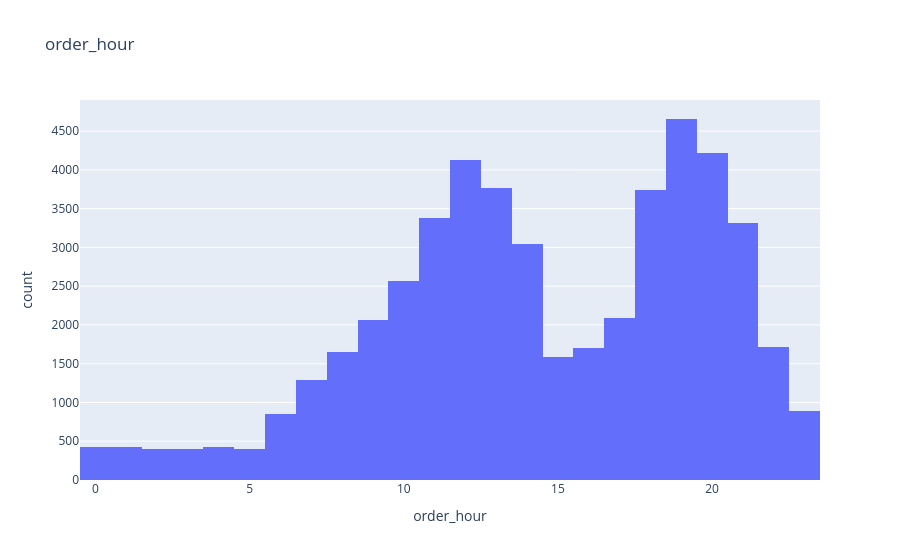
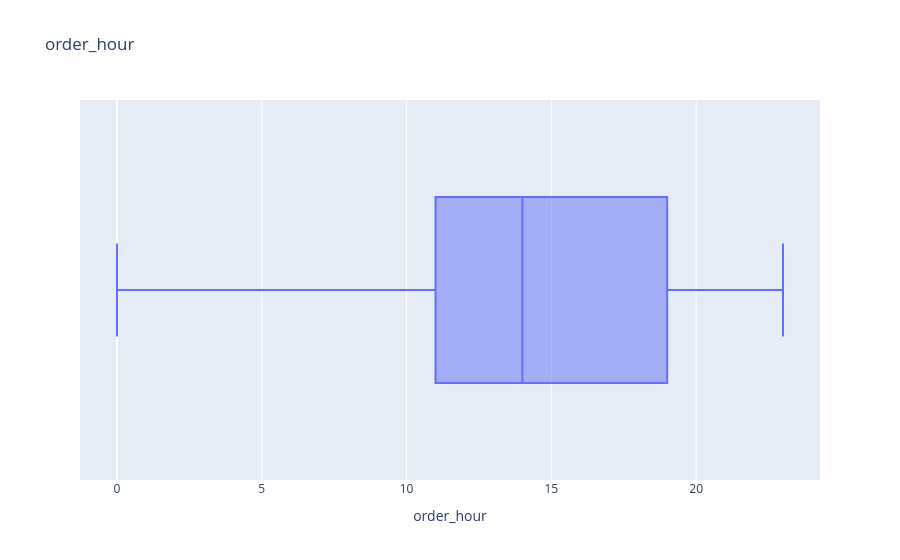
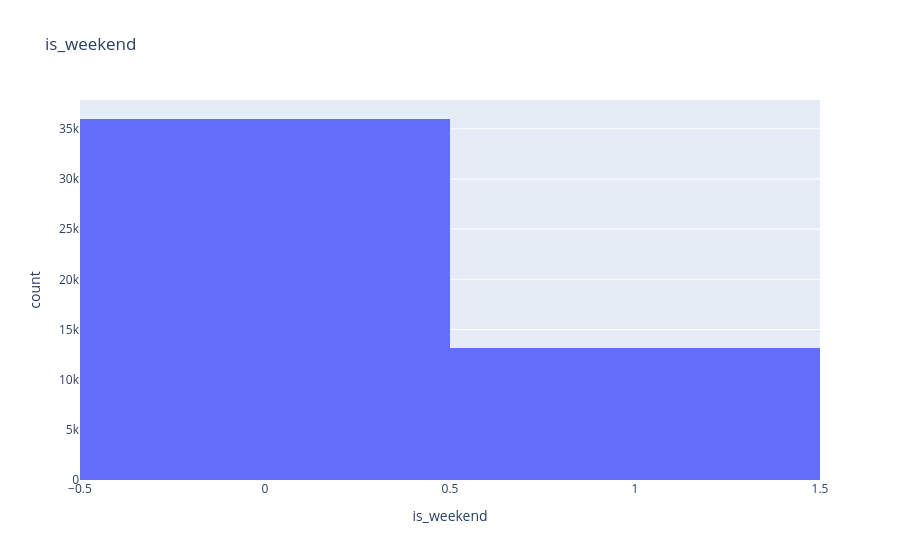
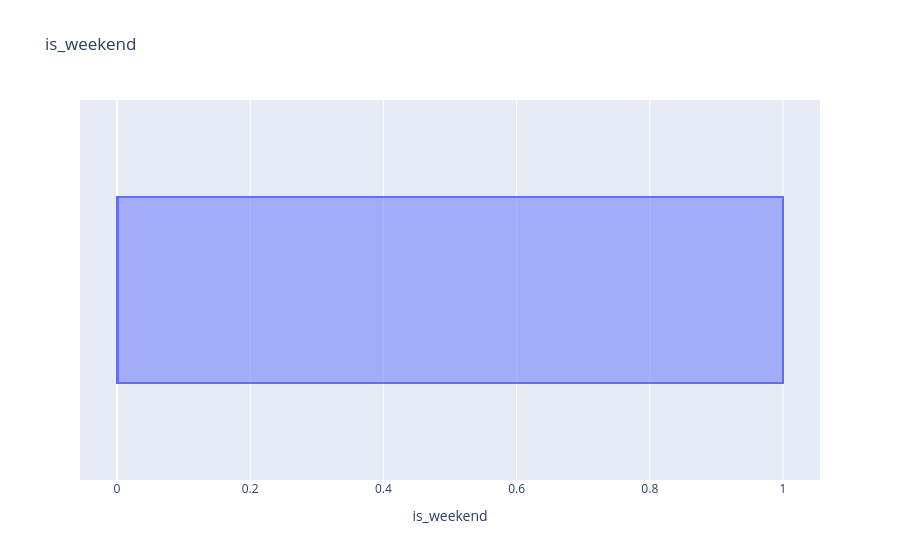

Notebook code for these charts, in order:
### Code cell
for col in num_cols:
    px.histogram(data_frame= df, x= col, title= col).show()
    px.box(data_frame= df, x= col, title= col).show()

### Figure 1 — Plotly figure (JSON) as saved in the notebook; plotly's stock layout.template omitted (floating-point values rounded to 4 significant figures; data arrays with more than 128 entries replaced by an {"elided": "..."} marker saying what was removed)
{"data": [{"bingroup": "x", "hovertemplate": "order_hour=%{x}<br>count=%{y}<extra></extra>", "legendgroup": "", "marker": {"color": "#636efa", "pattern": {"shape": ""}}, "name": "", "orientation": "v", "showlegend": false, "type": "histogram", "x": {"elided": "49132 int values"}, "xaxis": "x", "yaxis": "y"}], "layout": {"barmode": "relative", "legend": {"tracegroupgap": 0}, "title": {"text": "order_hour"}, "xaxis": {"anchor": "y", "domain": [0, 1], "title": {"text": "order_hour"}}, "yaxis": {"anchor": "x", "domain": [0, 1], "title": {"text": "count"}}}}

### Figure 2 — Plotly figure (JSON) as saved in the notebook; plotly's stock layout.template omitted (floating-point values rounded to 4 significant figures; data arrays with more than 128 entries replaced by an {"elided": "..."} marker saying what was removed)
{"data": [{"alignmentgroup": "True", "hovertemplate": "order_hour=%{x}<extra></extra>", "legendgroup": "", "marker": {"color": "#636efa"}, "name": "", "notched": false, "offsetgroup": "", "orientation": "h", "showlegend": false, "type": "box", "x": {"elided": "49132 int values"}, "x0": " ", "xaxis": "x", "y0": " ", "yaxis": "y"}], "layout": {"boxmode": "group", "legend": {"tracegroupgap": 0}, "title": {"text": "order_hour"}, "xaxis": {"anchor": "y", "domain": [0, 1], "title": {"text": "order_hour"}}, "yaxis": {"anchor": "x", "domain": [0, 1]}}}

### Figure 3 — Plotly figure (JSON) as saved in the notebook; plotly's stock layout.template omitted (floating-point values rounded to 4 significant figures; data arrays with more than 128 entries replaced by an {"elided": "..."} marker saying what was removed)
{"data": [{"bingroup": "x", "hovertemplate": "is_weekend=%{x}<br>count=%{y}<extra></extra>", "legendgroup": "", "marker": {"color": "#636efa", "pattern": {"shape": ""}}, "name": "", "orientation": "v", "showlegend": false, "type": "histogram", "x": {"elided": "49132 int values"}, "xaxis": "x", "yaxis": "y"}], "layout": {"barmode": "relative", "legend": {"tracegroupgap": 0}, "title": {"text": "is_weekend"}, "xaxis": {"anchor": "y", "domain": [0, 1], "title": {"text": "is_weekend"}}, "yaxis": {"anchor": "x", "domain": [0, 1], "title": {"text": "count"}}}}

### Figure 4 — Plotly figure (JSON) as saved in the notebook; plotly's stock layout.template omitted (floating-point values rounded to 4 significant figures; data arrays with more than 128 entries replaced by an {"elided": "..."} marker saying what was removed)
{"data": [{"alignmentgroup": "True", "hovertemplate": "is_weekend=%{x}<extra></extra>", "legendgroup": "", "marker": {"color": "#636efa"}, "name": "", "notched": false, "offsetgroup": "", "orientation": "h", "showlegend": false, "type": "box", "x": {"elided": "49132 int values"}, "x0": " ", "xaxis": "x", "y0": " ", "yaxis": "y"}], "layout": {"boxmode": "group", "legend": {"tracegroupgap": 0}, "title": {"text": "is_weekend"}, "xaxis": {"anchor": "y", "domain": [0, 1], "title": {"text": "is_weekend"}}, "yaxis": {"anchor": "x", "domain": [0, 1]}}}
